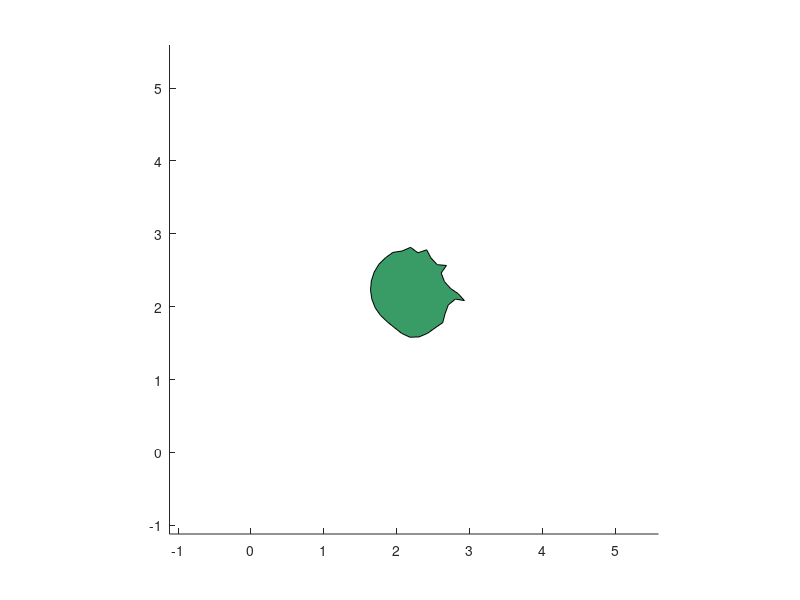

Write MATLAB code to recreate this figure. (Note: this script raises an error after producing the figure.)
%% ABC model

clear;
close all;
clc;

% packing fraction of single particle
phi0 = 0.05;

% number of vertices
NV = 32;

% minimum calA
calAv = NV*tan(pi/NV)/pi;

% mechanical
Kb = 0;
Kl = 1.0;
Ka = 1.0;
NFRAMES = 200;

% simulation parameters
NT      = 1e6;                  % number of time steps
dt      = 0.005;                % time step magnitude in units of fundamental timescale
calA0   = 1.3;                 % preferred shape parameter
v0      = 0.02;                 % velocity scale
vmin    = 1e-2*v0;              % basal velocity
Dr      = 0.01;                  % diffusivity in time
Ds      = 0.05;                  % diffusivity in driving contour of cell
b       = 1.0;                  % damping

% frames to skip for plotting
plotskip = NT/NFRAMES;

% seed random number generator
rng('shuffle');

% initial coordinates of deformable polygon
x = zeros(NV,1);
y = zeros(NV,1);

% scale calA0 by NV
calA0 = calA0*(NV*tan(pi/NV)/pi);

% polygon length scales radii
a0 = 1.0;
r0 = sqrt((2.0*a0)/(NV*sin((2.0*pi)/NV)));
l0 = 2.0*sqrt(pi*calA0*a0)/NV;

% determine length of box
L = sqrt(a0/phi0);

% vertex positions
for vv = 1:NV
    x(vv) = r0*cos(2.0*pi*vv/NV) + 0.5*L;
    y(vv) = r0*sin(2.0*pi*vv/NV) + 0.5*L;
end

% indexing
im1 = [NV 1:NV-1];
ip1 = [2:NV 1];

% force parameters
rho0            = sqrt(a0);                 % units: length
fa              = Ka/rho0;                   % units: inv length, because of grad a
fl              = Kl*(rho0/l0);             % units: dim. less
fb              = Kb*(rho0/(l0*l0));        % units: inv length, because of length in force expression

% plot skipping
pskip = NT/NFRAMES;
ff = 1;

% time
timeVals = (0:(NT-1))*dt;

%% Loop over time

% either make a movie or no
makeAMovie = 1;
if makeAMovie == 1
    mvstr = ['abc_NV' num2str(NV) '_ca' num2str(calA0) '_kb' num2str(Kb) '_v0' num2str(v0) '_Dr' num2str(Dr) '.gif'];
%     vobj = VideoWriter(mvstr,'MPEG-4');
%     open(vobj);
    nf = 1;
end

% velocities
vx = zeros(NV,1);
vy = zeros(NV,1);

fx = zeros(NV,1);
fy = zeros(NV,1);

% director
psi = 0.0;

% random numbers
randList = randn(NT,1);

% quantities to save
frameList   = zeros(NFRAMES,1);
cList       = zeros(NFRAMES,2);
fList       = zeros(NFRAMES,2);
UList       = zeros(NFRAMES,3);
calAList    = zeros(NFRAMES,1);
tvals       = zeros(NFRAMES,1);

% drawing
figure(1), clf, hold on, box on;
Flist = [1:NV, 1];

for tt = 1:NT
    
    % do first verlet update for vertices (assume unit mass)
    x = x + dt*vx + 0.5*fx*dt*dt;
    y = y + dt*vy + 0.5*fy*dt*dt;
    
    % update old forces
    fxold = fx;
    fyold = fy;
    
    % * * * * * * * * * * * * * * * * * *
    % calculate forces based on positions
    % * * * * * * * * * * * * * * * * * *
    
    % reset forces
    fx = zeros(NV,1);
    fy = zeros(NV,1);
    
    % -- perimeter force
    
    % segment vectors
    lvx = x(ip1) - x;
    lvy = y(ip1) - y;
    
    % update perimeter segment lengths
    l = sqrt(lvx.^2 + lvy.^2);
    
    % segment unit vectos
    ulvx = lvx./l;
    ulvy = lvy./l;
    
    % segment strains
    dli = (l./l0) - 1.0;
    dlim1 = (l(im1)./l0) - 1.0;
    
    % perimeter force at this iteration
    flx = fl*(dli.*ulvx - dlim1.*ulvx(im1));
    fly = fl*(dli.*ulvy - dlim1.*ulvy(im1));
    
    % add to total force
    fx = fx + flx;
    fy = fy + fly;
    
    
    % -- area force
    
    % update area
    a = polyarea(x, y);
    
    % area strain
    areaStrain = (a/a0) - 1.0;
    
    % area force at this iteration
    fax = fa*0.5*areaStrain.*(y(im1) - y(ip1));
    fay = fa*0.5*areaStrain.*(x(ip1) - x(im1));
    
    % add to total force
    fx = fx + fax;
    fy = fy + fay;
    
    % -- bending force
    
    % s vectors
    six = lvx - lvx(im1);
    siy = lvy - lvy(im1);
    
    % bending force at this iteration
    fbx = fb*(2.0*six - six(im1) - six(ip1));
    fby = fb*(2.0*siy - siy(im1) - siy(ip1));
    
    % add to force
    fx = fx + fbx;
    fy = fy + fby;
    
    
    % -- active force from driving
    
    cx = mean(x);
    cy = mean(y);
    
    rx = x - cx;
    ry = y - cy;
    
    % get angular position of each vertex relative to director
    psiVi = atan2(ry,rx);
    dpsi = psiVi - psi;
    dpsi = dpsi - 2.0*pi*round(dpsi/(2.0*pi));
    
    % get velocity scales for each 
    v0tmp = v0*exp(-(dpsi.^2)./(2.0*Ds)) + vmin;
    
    % add to forces
    rscales = sqrt(rx.^2 + ry.^2);
    urx = rx./rscales;
    ury = ry./rscales;
    fx = fx + v0tmp.*urx;
    fy = fy + v0tmp.*ury;
    
    % print to console
    if mod(tt,pskip) == 0
        % draw
        f = figure(1);
        clf, hold on, box off;
        Vs = [x, y];
        patch('Faces',Flist,'Vertices',Vs,'FaceColor',[0.2222 0.6111 0.4000],'EdgeColor','k');
        axis equal;
        axis([-0.25*L 1.25*L -0.25*L 1.25*L]);
        ax = gca;
        ax.XTick = [];
        ax.YTick = [];
        ax.XColor = 'none';
        ax.YColor = 'none';
        
        if makeAMovie == 1
            f.Color = 'w';
%             currframe = getframe(f);
%             writeVideo(vobj,currframe);
            frame = getframe(f);
            im = frame2im(frame);
            [imind,cm] = rgb2ind(im,256);
            
            if nf == 1
                imwrite(imind,cm,mvstr,'gif','DelayTime',0.1,'Loopcount',inf);
            else 
                imwrite(imind,cm,mvstr,'gif','DelayTime',0.1,'WriteMode','append'); 
            end 
            nf = nf + 1;
        end
        
        % get net force, energy
        Fx = sum(fx);
        Fy = sum(fy);
        
        Ua = 0.5*areaStrain^2;
        Ul = 0.5*Kl*sum(dli.^2);
        Ub = 0.5*Kb*sum(six.^2 + siy.^2);
        
        % print to console
        fprintf('\n\n');
        fprintf('***************************\n');
        fprintf('   A C T I V E             \n');
        fprintf('     B R O W N I A N       \n');
        fprintf('       C R A W L E R       \n');
        fprintf('***************************\n\n');
        fprintf('tt         = %d / %d\n',tt,NT);
        fprintf('time       = %0.4g\n',timeVals(tt));
        fprintf('psi        = %0.4g\n\n',psi);
        fprintf('Fx         = %0.4g\n',Fx);
        fprintf('Fy         = %0.4g\n',Fy);
        fprintf('Ua         = %0.4g\n',Ua);
        fprintf('Ul         = %0.4g\n',Ul);
        fprintf('Ub         = %0.4g\n\n',Ub);
        
        % save quantities for later
        frameList(ff) = tt;
        cList(ff,1) = cx;
        cList(ff,2) = cy;
        
        fList(ff,1) = Fx;
        fList(ff,2) = Fy;
        
        UList(ff,1) = Ua;
        UList(ff,2) = Ul;
        UList(ff,3) = Ub;
        
        calAList(ff) = (sum(l)^2)/(4.0*pi*a);
        
        tvals(ff) = (ff-1)*dt;
        
        % update frame index
        ff = ff + 1;
    end
    
    % include damping
    dampingNumX = b*(vx - 0.5*fxold*dt);
    dampingNumY = b*(vy - 0.5*fyold*dt);
    dampingDenom = 1.0 - 0.5*b*dt;
    
    fx = (fx - dampingNumX)./dampingDenom;
    fy = (fy - dampingNumY)./dampingDenom;
    
    % do second verlet update for vertices
    vx = vx + dt*0.5*(fx + fxold);
    vy = vy + dt*0.5*(fy + fyold);

%     % Euler update
%     x = x + dt*fx;
%     y = y + dt*fy;
    
    % update directors
    psi = psi + sqrt(dt*2.0*Dr)*randList(tt);
end

if makeAMovie == 1
%     close(vobj);
end

%% Plot forces over sim

Fnrm = sqrt(fList(:,1).^2 + fList(:,2).^2);

figure(10), clf, hold on, box on;
plot(tvals,Fnrm,'k-','linewidth',2);
xlabel('$t$','Interpreter','latex');
ylabel('$F$','Interpreter','latex');
ax = gca;
ax.FontSize = 22;